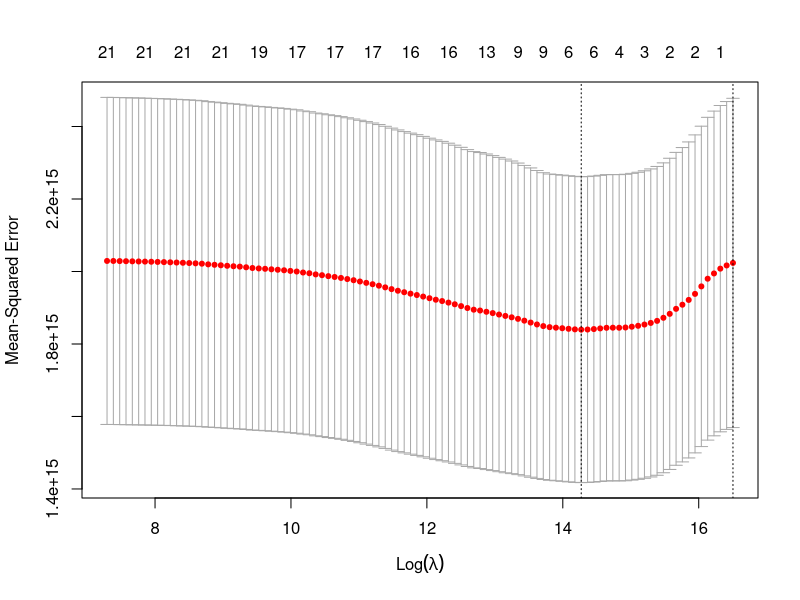
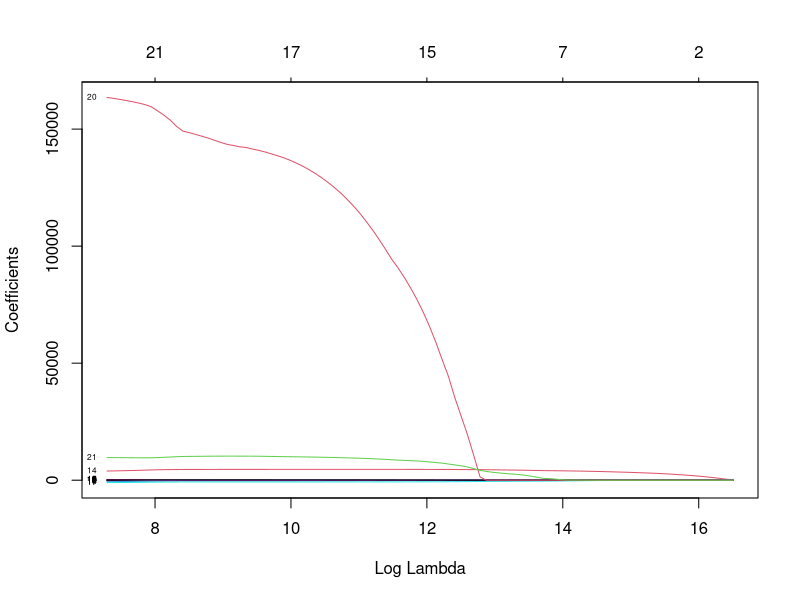

The R source for these figures, in order:
require(glmnet)

data1 = read.csv("flipped.csv")
data2 = read.csv("2020flipped.csv")
data2rel = data2[1:50, 3:23]

data1$BDPRP<-5.46*(data1$BDPRP)
data1$ENPRP<-3.192*(data1$ENPRP)
data2$BDPRP<-5.46*(data2$BDPRP)
data2$ENPRP<-3.192*(data2$ENPRP)

for(i in 1:250) {
  for (j in 3:21) {
    if (data1[i, j] == 0) {
      data1[i, j] = mean(data1[,j])
    }
  }
}

x <- as.matrix(data1[,3:23])
y <- as.matrix(data1[,24])

set.seed(999)
cv.lasso <- cv.glmnet(x, y, family="gaussian", alpha=1, parallel=TRUE, standardize=TRUE, type.measure='auc')

# Results
plot(cv.lasso)
plot(cv.lasso$glmnet.fit, xvar="lambda", label=TRUE)
cv.lasso$lambda.min
cv.lasso$lambda.1se
coef(cv.lasso, s=cv.lasso$lambda.min)
error = 0
for (y in 1:50) {
  print(data2[y, 1])
  diff = predict(cv.lasso, as.matrix(data2rel[y,])) - data2[y, 24]
  print(diff)
  error = error + diff^2
}
error = sqrt(error)
print(error)


lmt = lm(assistance~BDPRP+CLPRB+ENPRP+GETCB+HYTCB+NCPRB+NGMPB+NUETB+PAPRB+REPRB+SOTCB+TEPRB+TETCB+WDEXB+WDPRB+WDTCB+WSTCB+WWPRB+WYTCB+emissions+numInvestments, data = data1)

error = 0
for (y in 1:50) {
  print(data2[y, 1])
  diff = predict(lmt, data2rel[y,]) - data2[y, 24]
  print(diff)
  error = error + diff^2
}
error = sqrt(error)
print(error)


